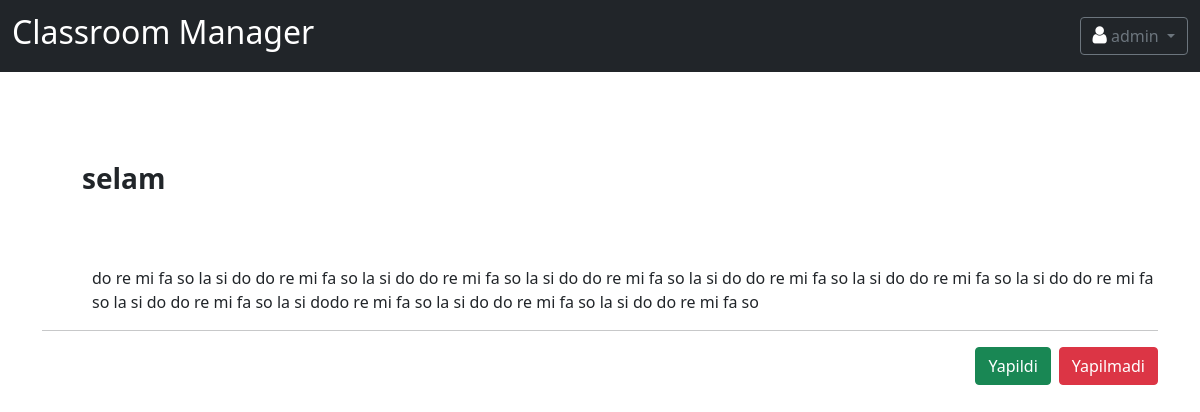
The page /task/23 (signed in) on the database its author committed.
### app/models/Task.py (models this page shows, shortened)
class Task(models.Model):
    title = models.CharField(max_length=60)
    content = models.TextField(max_length=255)
    teacher = models.ForeignKey(Teacher,on_delete=models.CASCADE,related_name='tasks')
    finished = models.ManyToManyField(Student,blank=True,related_name="finished")
    unfinished = models.ManyToManyField(Student,blank=True,related_name="unfinished")
    created_date = models.DateTimeField(auto_now_add=True)

### app/views/task.py (the view)
# urls.py: path('task/<str:id>',taskView),
@login_required(login_url='/login')
def taskView(request, id):
    try:
        task = Task.objects.get(id=id)
        student = request.user.student.get()
        if student not in task.finished.all() and student not in task.unfinished.all():
            return redirect('index')
        context = {
            'task': task
        }
        return render(request, 'task.html', context)
    except:
        task = Task.objects.get(id=id)
        teacher = request.user.teacher.first()
        if task not in teacher.tasks.all():
            return redirect('index')
        context = {
            'task': task
        }
        return render(request, 'task.html', context)

### templates/task.html (shortened to what this page needs)
{% extends "includes/base.html" %}
{% block body %}
<h3 class="task-title fw-bold">{{task.title}}</h3>
<p class="task-content fw-light">{{task.content}}</p>
<hr>
<div class="d-grid gap-2 d-md-flex justify-content-md-end">
<button type="button" class="btn btn-success" data-bs-toggle="modal" data-bs-target="#exampleModal">
    Yapildi
  </button>
  <button type="button" class="btn btn-danger" data-bs-toggle="modal" data-bs-target="#exampleModal2">
    Yapilmadi
  </button>
</div>
{% endblock body %}

### templates/includes/navbar.html (shortened to what this page needs)
<nav class="navbar navbar-expand-lg navbar-dark bg-dark sticky-top">
    <div class="container-fluid">
      <a href="/" translate="no" class="navbar-brand">
        <h2>Classroom Manager</h2>
      </a>
        <div id="navb" class="navbar-nav ms-auto">
          {% if request.user.is_authenticated %}
          <div class="btn-group" role="group">
            <button id="btnGroupDrop1" type="button" class="btn btn-outline-secondary dropdown-toggle"
              data-bs-toggle="dropdown" aria-expanded="true">
              <i class="fa fa-user " style="font-size: 20px; color: white"></i> {{request.user.username}}
            </button>
          </div>
        </div>
        {% endif %}
      </div>
  </nav>

### templates/includes/base.html (style rules this page uses)
.task-title { margin-left:40px ; margin-top:90px ; text-align: left; }
.task-content { margin-left:50px ; margin-top:70px ; text-align: left; }

### rows shown on the page
Task: title "selam", content "do re mi fa so la si do do re mi fa so la si do do re mi fa so la si do do re mi fa so la si do do re mi fa so la si do do re mi fa so la si do do re mi fa so la si do do re mi fa so la si dodo re mi fa so la si do do re mi fa so la si do do re mi fa so"

### other values the page prints
{{ request.user.username }} "admin"
